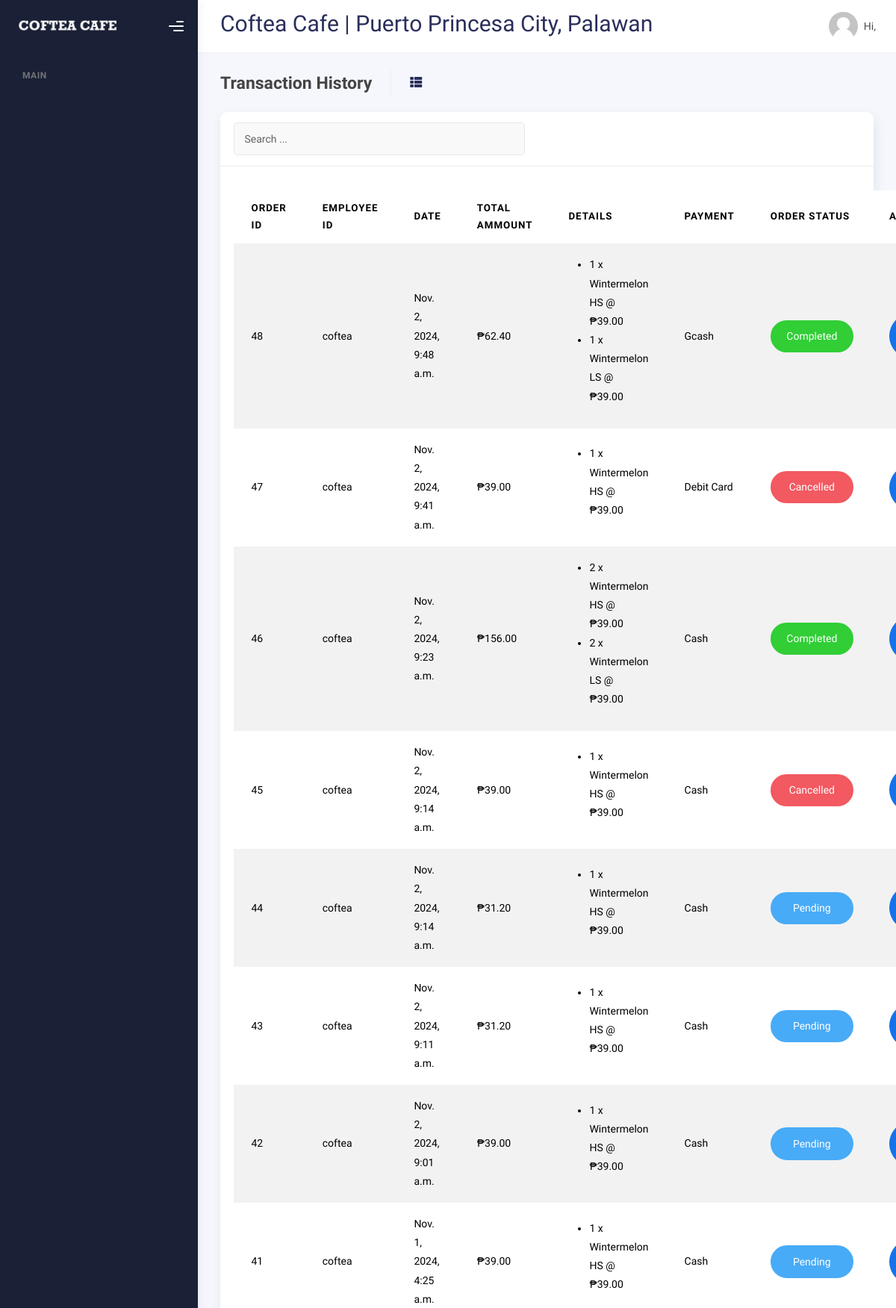
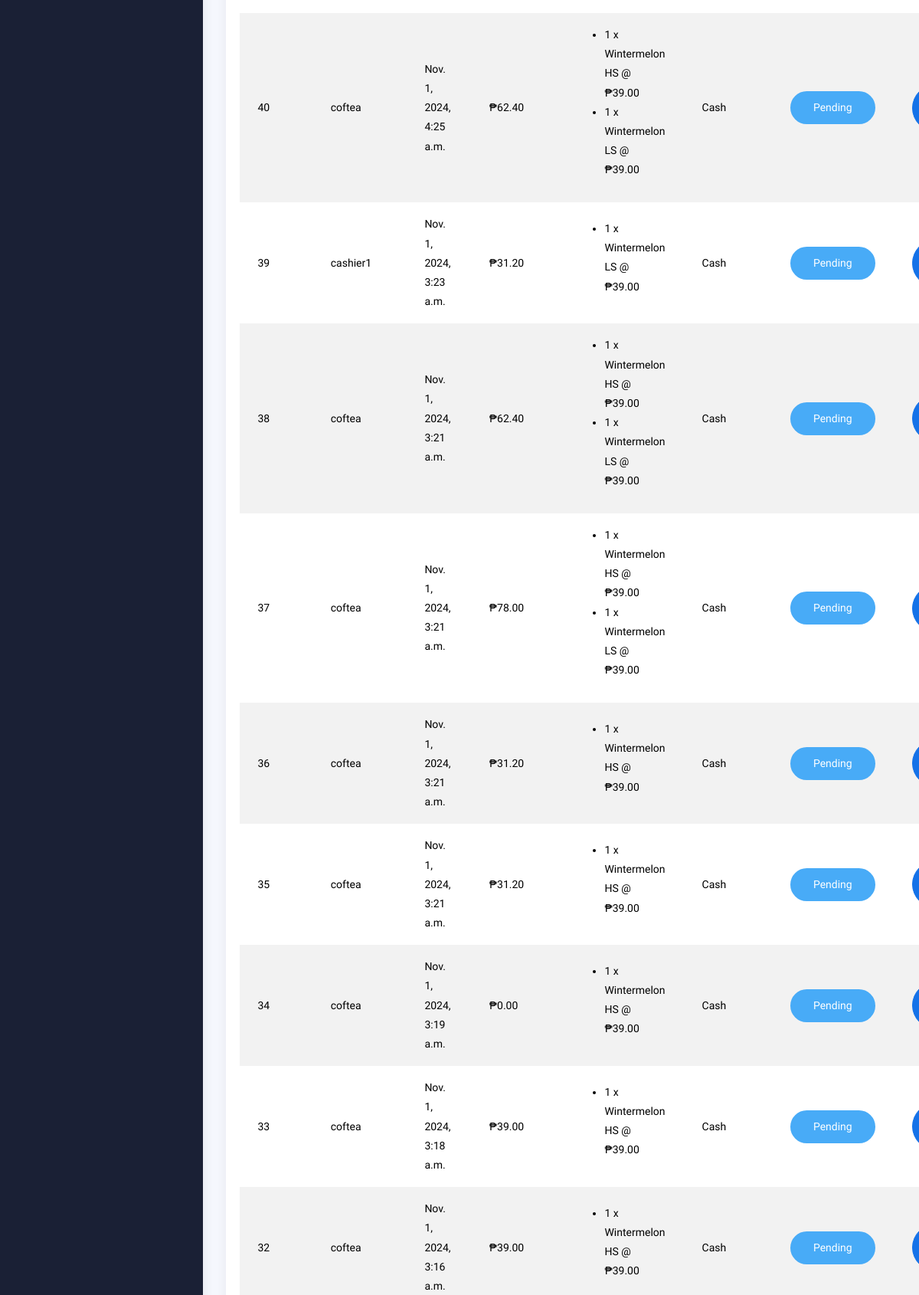
The page /order-history/ (upper part) on the database its author committed (2 pictures, top to bottom).
### Coftea/models.py (models this page shows, shortened)
class OrderTransaction(models.Model):
    order_id = models.AutoField(primary_key=True)
    transaction_date = models.DateTimeField(auto_now_add=True)
    total_price = models.DecimalField(max_digits=10, decimal_places=2)
    user = models.ForeignKey(User, on_delete=models.CASCADE, related_name='orders')
    paymentMethod= models.CharField(
        max_length=20,
        choices=[
            ('Cash', 'Cash'),
            ('Credit Card', 'Credit Card'),
            ('Debit Card', 'Debit Card'),
            ('Gcash', 'G-Cash Wallet'),
            ('Paymaya', 'Maya Wallet')
        ],
        default='Cash'
    )
    status = models.CharField(
        max_length=20,
        choices=[
            ('Pending', 'Pending'),
            ('Completed', 'Completed'),
            ('Cancelled', 'Cancelled')
        ],
        default='Pending'
    )

class OrderItem(models.Model):
    order_item_id = models.AutoField(primary_key=True)
    order = models.ForeignKey(OrderTransaction, on_delete=models.CASCADE, related_name='items')
    product = models.ForeignKey(Product, on_delete=models.CASCADE)
    quantity = models.PositiveIntegerField()
    price = models.DecimalField(max_digits=10, decimal_places=2)  # Price at the time of transaction

class Product(models.Model):
    product_id = models.AutoField(primary_key=True)
    product_name = models.CharField(max_length=100)
    quantity = models.PositiveIntegerField(default=0)
    price = models.DecimalField(max_digits=10, decimal_places=2)
    category = models.ForeignKey(Category, on_delete=models.CASCADE, related_name='products')

### Coftea/views.py (the view)
# urls.py: path('order-history/', views.order_history, name='order_history'),
def order_history(request):
    orders = OrderTransaction.objects.order_by('-transaction_date').select_related('user').prefetch_related('items__product')
    context = {
        'orders': orders,
    }
    return render(request, 'order_history.html', context)

### Coftea/templatetags/auth_extras.py (called while the page is built)
@register.filter(name='has_group')
def has_group(user, group_name):
    return user.groups.filter(name=group_name).exists()

### templates/order_history.html (shortened to what this page needs)
{% extends "base.html" %}
{% block content %}
<div class="container">
    <div class="page-inner">
      <div class="page-header">
        <h4 class="page-title">Transaction History</h4>
        <ul class="breadcrumbs">
          <li class="nav-home">
            <a href="#">
              <i class="fas fa-th-list"></i>
            </a>
          </li>
        </ul>
        </div>
        <div class="page-category">
            <div class="row">
                <div class="col-md-12">
                  <div class="card">
                    <div class="card-header">
                        <div class="col-md-12 row">
                        <div class="col-md-6">
                            <form class="navbar-left navbar-form nav-search mr-md-3" action="">
                            <div class="input-group">
                                <input type="text" placeholder="Search ..." class="form-control" />
                                <div class="input-group-append">
                                <span class="input-group-text">
                                </span>
                                </div>
                            </div>
                            </form>
                        </div>
                        <div class="col-md-6">
                        </div>
                        </div>
                    </div>
                    <div class="card-body">
                      <table class="table table-striped mt-3 table-responsive">
                        <thead>
                          <tr>
                            <th>Order ID</th>
                            <th>Employee ID</th>
                            <th>Date</th>
                            <th>Total Ammount</th>
                            <th>Details</th>
                            <th>Payment</th>
                            <th>Order Status</th>
                            <th>Action</th>
                          </tr>
                        </thead>
                        <tbody>
                            {% for order in orders %}
                            <tr>
                                <td>{{ order.order_id }}</td>
                                <td>{{ order.user.username }}</td>
                                <td>{{ order.transaction_date }}</td>
                                <td>₱{{ order.total_price }}</td>
                                <td>
                                    <ul>
                                        {% for item in order.items.all %}
                                        <li>{{ item.quantity }} x {{ item.product.product_name }} @ ₱{{ item.price }}</li>
                                        {% endfor %}
                                    </ul>
                                </td>
                                <td>{{ order.paymentMethod }}</td>
                                <td>
                                    {% if order.status == "Pending" %}
                                        <form method="post" action="{% url 'pos' order.order_id %}">
                                            <select class="form-control btn btn-info btn-rounded" name="status" onchange="this.form.submit()">
                                                <option value="Pending" {% if order.status == "Pending" %}selected{% endif %}>Pending</option>
                                            </select>
                                        </form>
                                    {% else %}
                                    <span class="{% if order.status == 'Completed' %}form-control btn btn-success btn-rounded{% elif order.status == 'Cancelled' %}form-control btn btn-danger btn-rounded{% else %}text-warning{% endif %}">
                                        {{ order.status }}
                                    </span>
                                    {% endif %}
                                </td>
                                <td>
                                    <a href="{% url 'request_invoice' order.order_id %}" class="btn btn-primary btn-rounded" target="_blank">Request Invoice</a>
                                </td>
                            </tr>
                            {% endfor %}
                        </tbody>
                      </table>
                    </div>
                  </div>
                </div>
            </div>
        </div>
    </div>
</div>
{% endblock %}

### rows shown on the page
OrderTransaction: order_id "48", user.username "coftea", transaction_date "Nov. 2, 2024, 9:48 a.m.", total_price "62.40", paymentMethod "Gcash", status "Completed"
OrderItem: quantity "1", product.product_name "Wintermelon HS", price "39.00"
OrderItem: quantity "1", product.product_name "Wintermelon LS", price "39.00"
OrderTransaction: order_id "47", user.username "coftea", transaction_date "Nov. 2, 2024, 9:41 a.m.", total_price "39.00", paymentMethod "Debit Card", status "Cancelled"
OrderItem: quantity "1", product.product_name "Wintermelon HS", price "39.00"
OrderTransaction: order_id "46", user.username "coftea", transaction_date "Nov. 2, 2024, 9:23 a.m.", total_price "156.00", paymentMethod "Cash", status "Completed"
OrderItem: quantity "2", product.product_name "Wintermelon HS", price "39.00"
OrderItem: quantity "2", product.product_name "Wintermelon LS", price "39.00"
OrderTransaction: order_id "45", user.username "coftea", transaction_date "Nov. 2, 2024, 9:14 a.m.", total_price "39.00", paymentMethod "Cash", status "Cancelled"
OrderItem: quantity "1", product.product_name "Wintermelon HS", price "39.00"
OrderTransaction: order_id "44", user.username "coftea", transaction_date "Nov. 2, 2024, 9:14 a.m.", total_price "31.20", paymentMethod "Cash", status "Pending"
OrderItem: quantity "1", product.product_name "Wintermelon HS", price "39.00"
OrderTransaction: order_id "43", user.username "coftea", transaction_date "Nov. 2, 2024, 9:11 a.m.", total_price "31.20", paymentMethod "Cash", status "Pending"
OrderItem: quantity "1", product.product_name "Wintermelon HS", price "39.00"
OrderTransaction: order_id "42", user.username "coftea", transaction_date "Nov. 2, 2024, 9:01 a.m.", total_price "39.00", paymentMethod "Cash", status "Pending"
OrderItem: quantity "1", product.product_name "Wintermelon HS", price "39.00"
OrderTransaction: order_id "41", user.username "coftea", transaction_date "Nov. 1, 2024, 4:25 a.m.", total_price "39.00", paymentMethod "Cash", status "Pending"
OrderItem: quantity "1", product.product_name "Wintermelon HS", price "39.00"
OrderTransaction: order_id "40", user.username "coftea", transaction_date "Nov. 1, 2024, 4:25 a.m.", total_price "62.40", paymentMethod "Cash", status "Pending"
OrderItem: quantity "1", product.product_name "Wintermelon HS", price "39.00"
OrderItem: quantity "1", product.product_name "Wintermelon LS", price "39.00"
OrderTransaction: order_id "39", user.username "cashier1", transaction_date "Nov. 1, 2024, 3:23 a.m.", total_price "31.20", paymentMethod "Cash", status "Pending"
OrderItem: quantity "1", product.product_name "Wintermelon LS", price "39.00"
OrderTransaction: order_id "38", user.username "coftea", transaction_date "Nov. 1, 2024, 3:21 a.m.", total_price "62.40", paymentMethod "Cash", status "Pending"
OrderItem: quantity "1", product.product_name "Wintermelon HS", price "39.00"
OrderItem: quantity "1", product.product_name "Wintermelon LS", price "39.00"
OrderTransaction: order_id "37", user.username "coftea", transaction_date "Nov. 1, 2024, 3:21 a.m.", total_price "78.00", paymentMethod "Cash", status "Pending"
OrderItem: quantity "1", product.product_name "Wintermelon HS", price "39.00"
OrderItem: quantity "1", product.product_name "Wintermelon LS", price "39.00"
OrderTransaction: order_id "36", user.username "coftea", transaction_date "Nov. 1, 2024, 3:21 a.m.", total_price "31.20", paymentMethod "Cash", status "Pending"
OrderItem: quantity "1", product.product_name "Wintermelon HS", price "39.00"
OrderTransaction: order_id "35", user.username "coftea", transaction_date "Nov. 1, 2024, 3:21 a.m.", total_price "31.20", paymentMethod "Cash", status "Pending"
OrderItem: quantity "1", product.product_name "Wintermelon HS", price "39.00"
OrderTransaction: order_id "34", user.username "coftea", transaction_date "Nov. 1, 2024, 3:19 a.m.", total_price "0.00", paymentMethod "Cash", status "Pending"
OrderItem: quantity "1", product.product_name "Wintermelon HS", price "39.00"
OrderTransaction: order_id "33", user.username "coftea", transaction_date "Nov. 1, 2024, 3:18 a.m.", total_price "39.00", paymentMethod "Cash", status "Pending"
OrderItem: quantity "1", product.product_name "Wintermelon HS", price "39.00"
OrderTransaction: order_id "32", user.username "coftea", transaction_date "Nov. 1, 2024, 3:16 a.m.", total_price "39.00", paymentMethod "Cash", status "Pending"
OrderItem: quantity "1", product.product_name "Wintermelon HS", price "39.00"
